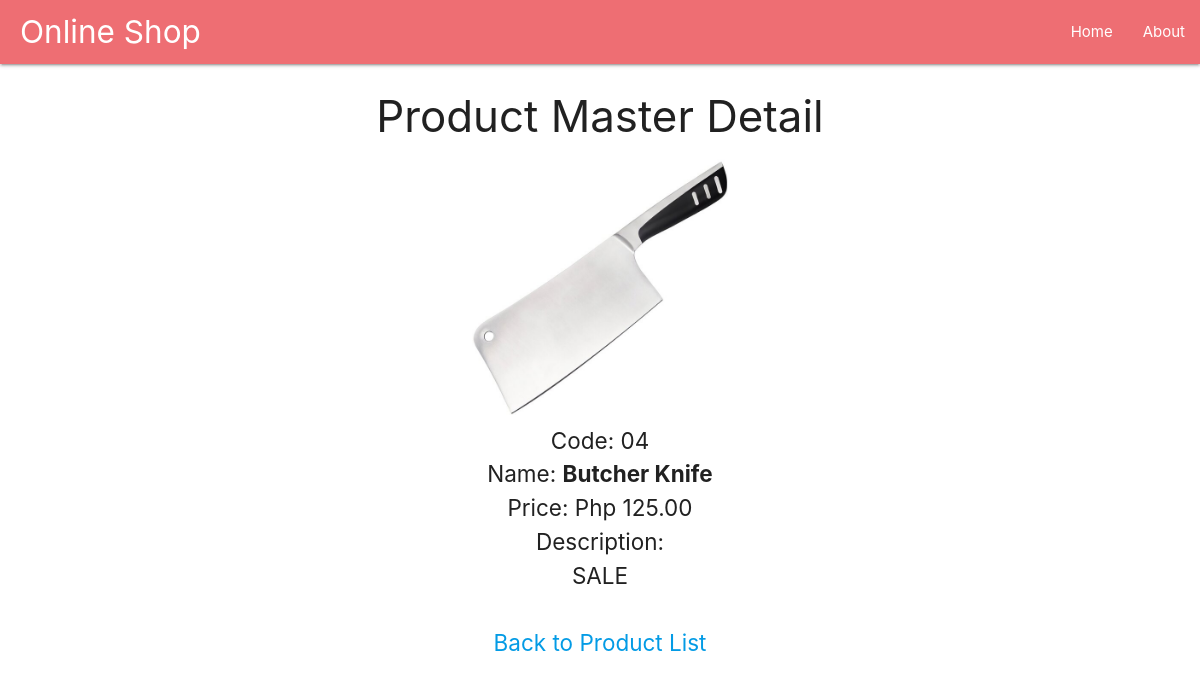
/pmi/product_detail/4, run on the app's committed database.
### pmi/models.py (models this page shows, shortened)
class Product(models.Model):
  code = models.CharField(max_length=200,default="000-0000")
  name = models.CharField(max_length=200,default="Unnamed")
  description = models.CharField(max_length=200,default="N/A")
  price = models.DecimalField(max_digits=10,decimal_places=2,default="0.00")
  date_entry = models.DateTimeField(default=timezone.now())
  photo = models.ImageField(upload_to='images/')

### pmi/views.py (the view)
# urls.py: path('product_detail/<int:id>', views.product_detail, name='product_detail'),
def product_detail(request,id):
  context={
    "id": id,
    "product": get_object_or_404(Product, pk=id),
  }
  return render(request, 'pmi/product_detail.html', context=context)

### pmi/templates/pmi/product_detail.html (shortened to what this page needs)
{% extends "pmi/base.html" %}
{% load static %}
{% block content %}
<center>
  <h3>Product Master Detail</h3>
  <img width="256px" src="{{ product.photo.url }}"><br/>
  Code: {{ product.code }}<br/>
  Name: <b>{{ product.name }}</b><br/>
  Price: Php {{ product.price }}<br/>
  Description:<br/>
  {{ product.description }}<br/><br/>
  <a href="{% url 'homepage' %}">Back to Product List</a><br/><br/>
</center>
{% endblock %}

### pmi/static/css/style.css (style rules this page uses)
body { font-size: 1.5rem; }

### data on the page
Product: photo (picture), code "04", name "Butcher Knife", price "125.00", description "SALE"
